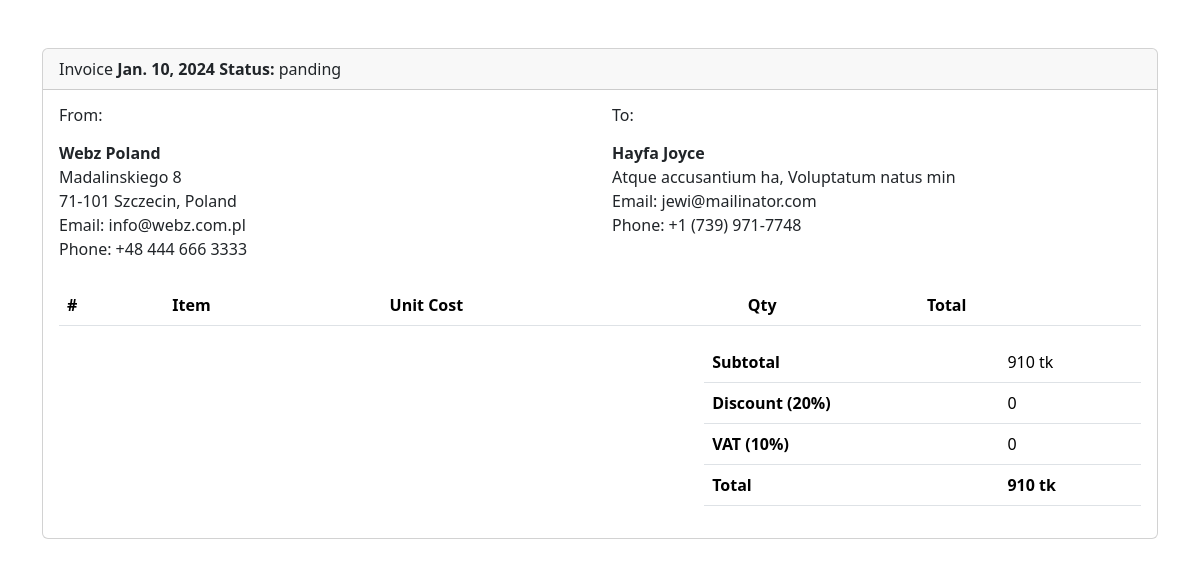
The page /invoice/6 (signed in) on the database its author committed.
### core/models.py (models this page shows, shortened)
class Order(models.Model):
    customer = models.ForeignKey(Customer, on_delete=models.CASCADE)
    user = models.ForeignKey(User, on_delete=models.CASCADE)
    date = models.DateField( auto_now=False, auto_now_add=True)
    status = models.CharField(max_length=100,default="panding")
    pymentSystem = models.CharField(max_length=100,default="Cash On Delivery")
    total_order = models.PositiveIntegerField(blank=True, null=True)
    ordernote = models.TextField()

class Customer(models.Model):
    country = models.CharField(max_length=100)
    first_name = models.CharField(max_length=100)
    last_name = models.CharField(max_length=100)
    company_name = models.CharField(max_length=100,null=True,blank=True)
    Address = models.CharField(max_length=100)
    city = models.CharField(max_length=100)
    state = models.CharField(max_length=100)
    zipcode = models.CharField(max_length=100)
    email = models.CharField(max_length=100)
    phone = models.CharField(max_length=100)
    user = models.ForeignKey(User, on_delete=models.CASCADE,null=True,blank=True)

### core/views.py (the view)
# urls.py: path('invoice/<int:pk>',invoice,name="invoice"),
def invoice(request,pk):
    if request.user.is_authenticated:
        cart = Cart.objects.filter(user=request.user)
        order = Order.objects.get(user=request.user,id=pk)
        orderitems = OrderItems.objects.filter(user=request.user,order=order)
        return render(request,"core/invoice.html",locals())
    else:
        return redirect("login")

### core/templates/core/invoice.html (shortened to what this page needs)
<!doctype html>
<html lang="en">
<head>
    <link href="https://cdn.jsdelivr.net/npm/bootstrap@5.3.2/dist/css/bootstrap.min.css" rel="stylesheet"
>
</head>
<body>
    <div class="container mt-5">
        <div class="card">
            <div class="card-header">
                Invoice
                <strong>{{order.date}}</strong>
                <span class="float-right"> <strong>Status:</strong> {{order.status}}</span>
            </div>
            <div class="card-body">
                <div class="row mb-4">
                    <div class="col-sm-6">
                        <h6 class="mb-3">From:</h6>
                        <div>
                            <strong>Webz Poland</strong>
                        </div>
                        <div>Madalinskiego 8</div>
                        <div>71-101 Szczecin, Poland</div>
                        <div>Email: info@webz.com.pl</div>
                        <div>Phone: +48 444 666 3333</div>
                    </div>
                    <div class="col-sm-6">
                        <h6 class="mb-3">To:</h6>
                        <div>
                            <strong>{{order.customer.first_name}} {{order.customer.last_name}}</strong>
                        </div>
                        <div>{{order.customer.Address}}, {{order.customer.city}}</div>
                        <div>Email: {{order.customer.email}}</div>
                        <div>Phone: {{order.customer.phone}}</div>
                    </div>
                </div>
                <div class="table-responsive-sm">
                    <table class="table table-striped">
                        <thead>
                            <tr>
                                <th class="center">#</th>
                                <th >Item</th>
                                <th class="right">Unit Cost</th>
                                <th class="center">Qty</th>
                                <th class="right">Total</th>
                            </tr>
                        </thead>
                    </table>
                </div>
                <div class="row">
                    <div class="col-lg-7"></div>
                    <div class="col-lg-5 col-md-6 col-sm-12">
                        <table class="table table-clear">
                            <tbody>
                                <tr>
                                    <td class="left">
                                        <strong>Subtotal</strong>
                                    </td>
                                    <td class="right">{{order.total_order}} tk</td>
                                </tr>
                                <tr>
                                    <td class="left">
                                        <strong>Discount (20%)</strong>
                                    </td>
                                    <td class="right">0</td>
                                </tr>
                                <tr>
                                    <td class="left">
                                        <strong>VAT (10%)</strong>
                                    </td>
                                    <td class="right">0</td>
                                </tr>
                                <tr>
                                    <td class="left">
                                        <strong>Total</strong>
                                    </td>
                                    <td class="right">
                                        <strong>{{order.total_order}} tk</strong>
                                    </td>
                                </tr>
                            </tbody>
                        </table>
                    </div>
                </div>
            </div>
        </div>
    </div>
</body>
</html>

### rows shown on the page
Order: date "Jan. 10, 2024", status "panding", customer.first_name "Hayfa", customer.last_name "Joyce", customer.Address "Atque accusantium ha", customer.city "Voluptatum natus min", customer.email "jewi@mailinator.com", customer.phone "+1 (739) 971-7748", total_order "910"
